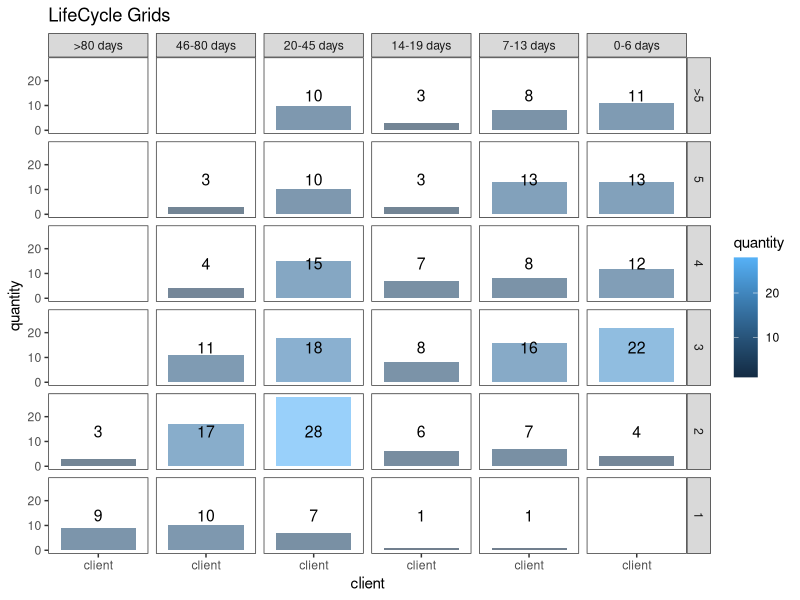
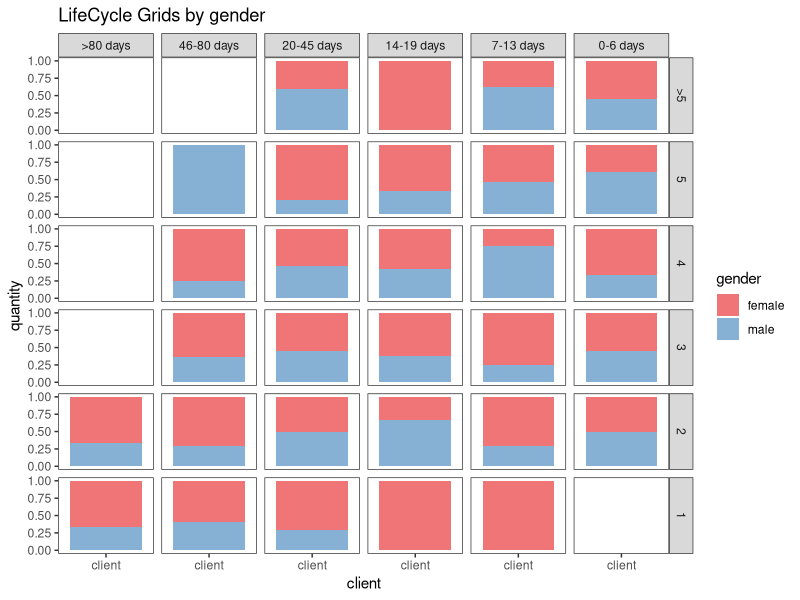

The R script that drew these images, in order:
###########################################
###########################################
#******* Customer Segmentation ***********#
###########################################
###########################################

library(dplyr)
library(reshape2)
library(ggplot2)

# creating data sample
set.seed(10)
data <- data.frame(orderId=sample(c(1:1000), 5000, replace=TRUE),
                   product=sample(c('NULL','a','b','c'), 5000, replace=TRUE,
                                  prob=c(0.15, 0.65, 0.3, 0.15)))
order <- data.frame(orderId=c(1:1000),
                    clientId=sample(c(1:300), 1000, replace=TRUE))
gender <- data.frame(clientId=c(1:300),
                     gender=sample(c('male', 'female'), 300, replace=TRUE, prob=c(0.40, 0.60)))
date <- data.frame(orderId=c(1:1000),
                   orderdate=sample((1:100), 1000, replace=TRUE))
orders <- merge(data, order, by='orderId')
orders <- merge(orders, gender, by='clientId')
orders <- merge(orders, date, by='orderId')
orders <- orders[orders$product!='NULL', ]
orders$orderdate <- as.Date(orders$orderdate, origin="2012-01-01")
rm(data, date, order, gender)

# reporting date
today <- as.Date('2012-04-11', format='%Y-%m-%d')

# processing data
orders <- dcast(orders, orderId + clientId + gender + orderdate ~ product, value.var='product', fun.aggregate=length)

orders <- orders %>%
  group_by(clientId) %>%
  mutate(frequency=n(),
         recency=as.numeric(today-orderdate)) %>%
  filter(orderdate==max(orderdate)) %>%
  filter(orderId==max(orderId)) %>%
  ungroup()

orders.segm <- orders %>%
  mutate(segm.freq=ifelse(between(frequency, 1, 1), '1',
                          ifelse(between(frequency, 2, 2), '2',
                                 ifelse(between(frequency, 3, 3), '3',
                                        ifelse(between(frequency, 4, 4), '4',
                                               ifelse(between(frequency, 5, 5), '5', '>5')))))) %>%
  mutate(segm.rec=ifelse(between(recency, 0, 6), '0-6 days',
                         ifelse(between(recency, 7, 13), '7-13 days',
                                ifelse(between(recency, 14, 19), '14-19 days',
                                       ifelse(between(recency, 20, 45), '20-45 days',
                                              ifelse(between(recency, 46, 80), '46-80 days', '>80 days')))))) %>%
  # creating last cart feature
  mutate(cart=paste(ifelse(a!=0, 'a', ''),
                    ifelse(b!=0, 'b', ''),
                    ifelse(c!=0, 'c', ''), sep='')) %>%
  arrange(clientId)

# defining order of boundaries
orders.segm$segm.freq <- factor(orders.segm$segm.freq, levels=c('>5', '5', '4', '3', '2', '1'))
orders.segm$segm.rec <- factor(orders.segm$segm.rec, levels=c('>80 days', '46-80 days', '20-45 days', '14-19 days', '7-13 days', '0-6 days'))

lcg <- orders.segm %>%
  group_by(segm.rec, segm.freq) %>%
  summarise(quantity=n()) %>%
  mutate(client='client') %>%
  ungroup()

lcg.matrix <- dcast(lcg, segm.freq ~ segm.rec, value.var='quantity', fun.aggregate=sum)

ggplot(lcg, aes(x=client, y=quantity, fill=quantity)) +
  theme_bw() +
  theme(panel.grid = element_blank())+
  geom_bar(stat='identity', alpha=0.6) +
  geom_text(aes(y=max(quantity)/2, label=quantity), size=4) +
  facet_grid(segm.freq ~ segm.rec) +
  ggtitle("LifeCycle Grids")

lcg.sub <- orders.segm %>%
  group_by(gender, cart, segm.rec, segm.freq) %>%
  summarise(quantity=n()) %>%
  mutate(client='client') %>%
  ungroup()

ggplot(lcg.sub, aes(x=client, y=quantity, fill=gender)) +
  theme_bw() +
  scale_fill_brewer(palette='Set1') +
  theme(panel.grid = element_blank())+
  geom_bar(stat='identity', position='fill' , alpha=0.6) +
  facet_grid(segm.freq ~ segm.rec) +
  ggtitle("LifeCycle Grids by gender")

